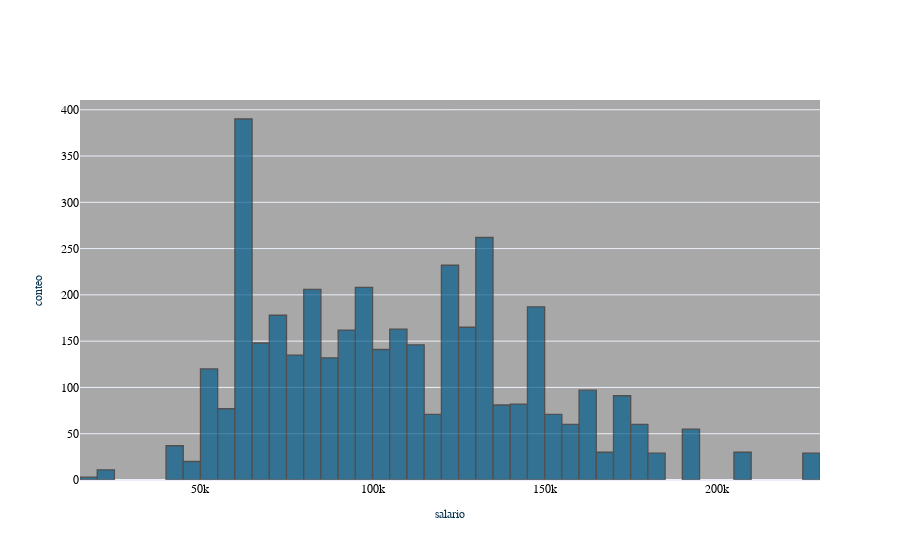

Notebook code cell kept with this figure:
### Markdown cell above
### Distribución de la media de la estimación de salarios.

### Code cell
fig_salary_1 = my_histogram(df,'c_salary_mean',50,x_title='salario')
fig_salary_1.show()

### Figure 1 — Plotly figure (JSON) as saved in the notebook; plotly's stock layout.template omitted (floating-point values rounded to 4 significant figures; data arrays with more than 128 entries replaced by an {"elided": "..."} marker saying what was removed)
{"data": [{"histfunc": "count", "histnorm": "", "marker": {"color": "#045C8C", "line": {"color": "#2b2b2b", "width": 1.3}}, "name": "c_salary_mean", "nbinsx": 50, "opacity": 0.7, "orientation": "v", "type": "histogram", "x": {"elided": "3909 int values"}}], "layout": {"barmode": "overlay", "font": {"color": "black", "family": "Courier New, monospace"}, "plot_bgcolor": "rgb(168,168,168)", "title": {"font": {"color": "#002020", "family": "Arial", "size": 20}, "text": ""}, "xaxis": {"title": {"font": {"color": "#002e4d", "family": "Courier New, monospace", "size": 12}, "text": "salario"}}, "yaxis": {"title": {"font": {"color": "#002e4d", "family": "Courier New, monospace", "size": 12}, "text": "conteo"}}}}
